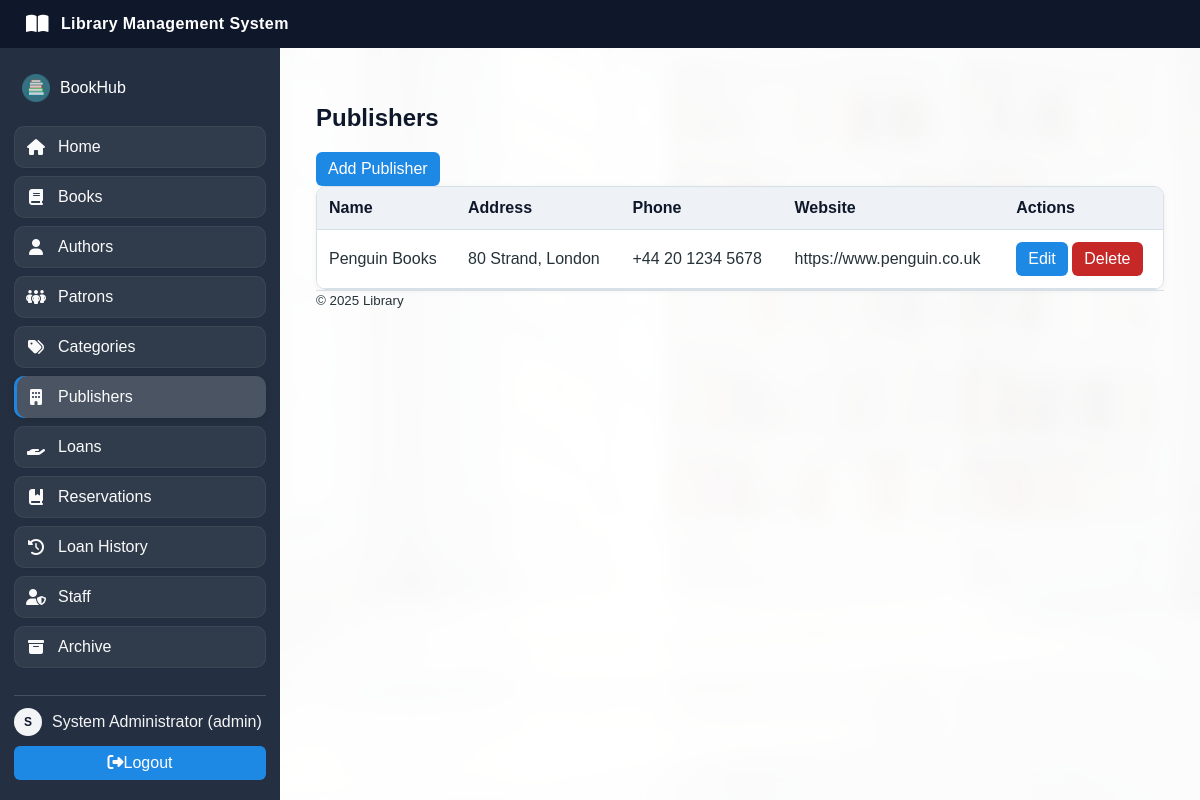
/publishers.php (signed in), run on the app's committed database.
### tables this page shows
CREATE TABLE publishers (
  id INT AUTO_INCREMENT PRIMARY KEY,
  name VARCHAR(150) NOT NULL,
  address VARCHAR(255) NULL,
  phone VARCHAR(50) NULL,
  website VARCHAR(200) NULL
);

### auth.php (called while the page is built, shortened)
<?php
function current_user(): ?array {
	return $_SESSION['user'] ?? null;
}
function is_admin(): bool {
	$user = current_user();
	return $user && $user['role'] === 'admin';
}

### publishers.php (the view, shortened to what this page needs)
<?php
require_once __DIR__ . '/auth.php';
function h(string $s): string { return htmlspecialchars($s, ENT_QUOTES, 'UTF-8'); }
$action = $_GET['action'] ?? '';
$id = isset($_GET['id']) ? (int)$_GET['id'] : 0;
include __DIR__ . '/header.php';
?>
<h2>Publishers</h2>
<?php if (is_admin() && ($action === 'add' || ($action === 'edit' && $id))): ?>
<?php
	$publisher = ['name'=>'','address'=>'','phone'=>'','website'=>''];
	if ($action === 'edit') {
		$stmt = $mysqli->prepare('SELECT * FROM publishers WHERE id=?');
		$stmt->bind_param('i', $id);
		$stmt->execute();
		$publisher = $stmt->get_result()->fetch_assoc();
	}
?>
<h3><?php echo $action === 'add' ? 'Add' : 'Edit'; ?> Publisher</h3>
<form method="post" action="publishers.php?action=save<?php echo $id?('&id='.$id):''; ?>">
	<div>
		<label>Name</label><br>
		<input type="text" name="name" required value="<?php echo h($publisher['name']); ?>">
	</div>
	<div>
		<label>Address</label><br>
		<input type="text" name="address" value="<?php echo h($publisher['address']); ?>">
	</div>
	<div>
		<label>Phone</label><br>
		<input type="text" name="phone" value="<?php echo h($publisher['phone']); ?>">
	</div>
	<div>
		<label>Website</label><br>
		<input type="url" name="website" value="<?php echo h($publisher['website']); ?>">
	</div>
	<button class="btn" type="submit">Save</button>
	<a class="btn" href="publishers.php">Back</a>
</form>
<?php else: ?>
<?php if (is_admin()): ?>
<a class="btn" href="publishers.php?action=add">Add Publisher</a>
<?php endif; ?>
<?php $res = $mysqli->query('SELECT * FROM publishers ORDER BY name'); ?>
<div class="table-wrap">
<table>
	<tr>
		<th>Name</th>
		<th>Address</th>
		<th>Phone</th>
		<th>Website</th>
		<?php if (is_admin()): ?><th>Actions</th><?php endif; ?>
	</tr>
	<?php while ($row = $res->fetch_assoc()): ?>
		<tr>
			<td><?php echo h($row['name']); ?></td>
			<td><?php echo h($row['address']); ?></td>
			<td><?php echo h($row['phone']); ?></td>
			<td><?php echo h($row['website']); ?></td>
			<?php if (is_admin()): ?>
			<td>
				<a class="btn" href="publishers.php?action=edit&id=<?php echo (int)$row['id']; ?>">Edit</a>
				<a class="btn red" href="publishers.php?action=delete&id=<?php echo (int)$row['id']; ?>" onclick="return confirm('Delete this publisher?');">Delete</a>
			</td>
			<?php endif; ?>
		</tr>
	<?php endwhile; ?>
</table>
</div>
<?php endif; ?>
<?php include __DIR__ . '/footer.php';

### assets/styles.css (style rules this page uses)
:root { --green-600: #2e7d32; --green-700: #1b5e20; --green-100: #e8f5e9; --brown-700: #243041; --brown-600: #1b2735; --brown-100: #eef2f6; --text-900: #253238; --text-700: #546e7a; --border: #d7e0e7; --bg: #f5f8fb; --red: #e53935; --blue: #1e88e5; }
body { font-family: Arial, sans-serif; margin: 0; color: var(--text-900); background: var(--bg); }
h2, h3 { color: #0f172a; }
.table-wrap { background:#fff; border:1px solid var(--border); border-radius:10px; overflow:hidden; box-shadow:0 1px 6px rgba(0,0,0,0.05); }
table { border-collapse: collapse; width: 100%; }
th, td { border-bottom: 1px solid var(--border); padding: 12px; }
th { background: var(--brown-100); text-align: left; color:#0f172a; }
tbody tr:nth-child(even) { background: #fff; }
tbody tr:nth-child(odd) { background: var(--green-100); }
.btn { padding: 8px 12px; background: var(--blue); color: #fff; text-decoration: none; border-radius: 6px; display:inline-block; }
.btn.red { background: #c62828; }

### data on the page
publishers: name "Penguin Books", address "80 Strand, London", phone "+44 20 1234 5678", website "https://www.penguin.co.uk"

### other printed values
substr($user['full_name'] ?? $user['username'], 0, 1) "S"
$user['full_name'] "System Administrator"
$user['role'] "admin"
